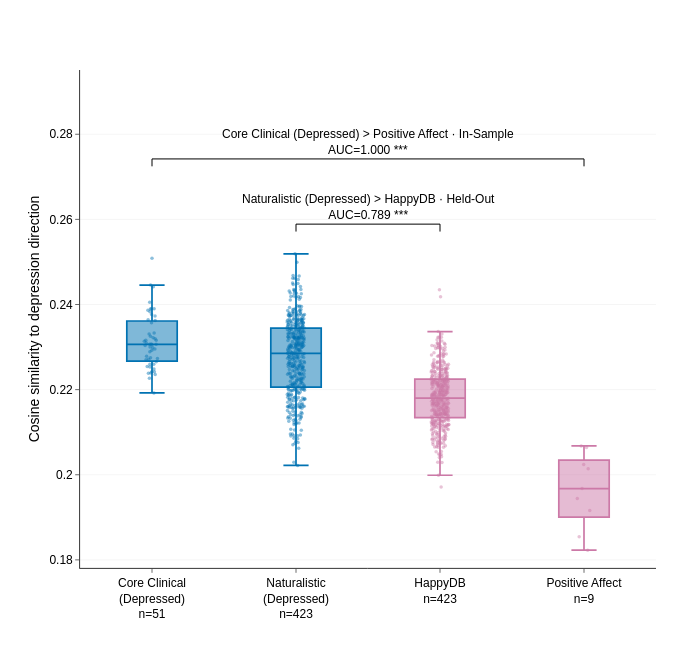

Write notebook code for a chart like this one.
### Code cell
# Cosine similarity to the depression direction, by corpus, with the two AUC
# comparisons printed above as brackets. The middle two corpora are held out
# (neither defines the direction); the outer two define it, so their separation
# is an in-sample upper bound.
# Higher = nearer the depression pole; no zero line because an uncentred cosine
# never crosses zero here (all scores ~0.18-0.25).
import textwrap

# Two Okabe-Ito hues, one per affect: blue = depressive, pink = positive. The
# in-sample/held-out split is carried by the bracket labels, not by colour.
DEPRESSIVE, POSITIVE = "#0072B2", "#CC79A7"

# Page geometry (pixels; kaleido writes 0.75 pt per px). Matched to the
# figure-3 panels so both print at about the same scale.
FIG_W, FIG_H = 560, 480
CORPUS_COLOR = {
    "core_clinical": DEPRESSIVE,
    "naturalistic": DEPRESSIVE,
    "control_happy": POSITIVE,
    "positive_affect": POSITIVE,
}
CORPUS_ORDER = ["core_clinical", "naturalistic", "control_happy", "positive_affect"]
# Formal paper labels; dict keys stay snake_case to match the data.
CORPUS_LABEL = {
    "core_clinical": "Core Clinical<br>(Depressed)",
    "naturalistic": "Naturalistic<br>(Depressed)",
    "control_happy": "HappyDB",
    "positive_affect": "Positive Affect",
}
assert not set(_by) - set(CORPUS_ORDER), f"corpora would be dropped: {set(_by) - set(CORPUS_ORDER)}"

plot_df = projection_gram.copy()
# Wrapped passage text for the hover tooltip; N folded into the x tick labels.
plot_df["hover_text"] = plot_df["plain_text"].map(
    lambda t: "<br>".join(textwrap.wrap(t, width=70)))
_tick = {d: f"{CORPUS_LABEL[d]}<br>n={len(_by[d])}" for d in CORPUS_ORDER}
plot_df["corpus_label"] = plot_df["dataset"].map(_tick)

fig = px.box(plot_df, y=SCORE, x="corpus_label", color="dataset", points="all",
             hover_data=["filename", "clinician_annotation", "hover_text"],
             category_orders={"corpus_label": [_tick[d] for d in CORPUS_ORDER],
                              "dataset": CORPUS_ORDER},
             color_discrete_map=CORPUS_COLOR)

fig.update_layout(
    template="plotly_white",
    font=dict(family="Arial, sans-serif", size=13, color="black"),
    showlegend=False,  # x tick labels already name every corpus
    boxmode="overlay",  # x == color, so keep full-width boxes
    boxgap=0.5,
    margin=dict(l=80, r=24, t=24, b=70),   # no title to leave room for
    width=FIG_W, height=FIG_H,   # kept in sync with write_image below
)
fig.update_traces(offsetgroup=None, alignmentgroup=None, jitter=0.35, pointpos=0,
                  marker=dict(size=3.5, opacity=0.45, line=dict(width=0)),
                  line=dict(width=1.7))
fig.update_xaxes(title_text="", tickfont=dict(size=12), showgrid=False, linecolor="black",
                 linewidth=0.8, ticks="outside", ticklen=4, tickwidth=0.8, automargin=True)
fig.update_yaxes(title_text="Cosine similarity to depression direction",
                 title_font=dict(size=14),
                 tickfont=dict(size=12), title_standoff=6, automargin=True, showgrid=True,
                 gridcolor="rgba(200,200,200,0.3)", gridwidth=0.6, zeroline=False,
                 linecolor="black", linewidth=0.8, ticks="outside", ticklen=4, tickwidth=0.8)

# Numeric x coordinates index the categories in category_orders, so a bracket spans
# the two indices. Two tiers keep the wide in-sample bracket clear of the narrow one.
_idx = {d: i for i, d in enumerate(CORPUS_ORDER)}
_lo, _hi = plot_df[SCORE].min(), plot_df[SCORE].max()
_span = _hi - _lo
for (a, b), u, p, lift, kind in [(HELD_OUT, AUC_HELD, P_HELD, 0.10, "Naturalistic (Depressed) > HappyDB · Held-Out"),
                                 (IN_SAMPLE, AUC_POLE, P_POLE, 0.32, "Core Clinical (Depressed) > Positive Affect · In-Sample")]:
    y = _hi + _span * lift
    fig.add_shape(type="path", line=dict(color="black", width=1),
                  path=(f"M {_idx[a]},{y - _span * 0.025} L {_idx[a]},{y} "
                        f"L {_idx[b]},{y} L {_idx[b]},{y - _span * 0.025}"))
    fig.add_annotation(x=(_idx[a] + _idx[b]) / 2, y=y, yanchor="bottom", showarrow=False,
                       font=dict(size=12, color="black"), align="center",
                       text=f"{kind}<br>AUC={u:.3f} {stars(p)}")

fig.update_yaxes(range=[_lo - _span * 0.06, _hi + _span * 0.46])

# Vector export for the manuscript (npj: the caption carries the title,
# so the figure itself sets none).
# width/height are REQUIRED here: kaleido ignores layout.width/height and
# would otherwise export at its 700x500 default.
fig.write_image(os.path.join("manuscript", "5.contrastive.pdf"),
                width=FIG_W, height=FIG_H)

fig.show()

### Figure 1 — Plotly figure (JSON) as saved in the notebook; plotly's stock layout.template omitted (floating-point values rounded to 4 significant figures; data arrays with more than 128 entries replaced by an {"elided": "..."} marker saying what was removed)
{"data": [{"boxpoints": "all", "customdata": {"elided": "51x3 str values"}, "hovertemplate": "dataset=core_clinical<br>corpus_label=%{x}<br>depression=%{y}<br>filename=%{customdata[0]}<br>clinician_annotation=%{customdata[1]}<br>hover_text=%{customdata[2]}<extra></extra>", "legendgroup": "core_clinical", "marker": {"color": "#0072B2", "line": {"width": 0}, "opacity": 0.45, "size": 3.5}, "name": "core_clinical", "notched": false, "orientation": "v", "showlegend": true, "x": ["Core Clinical<br>(Depressed)<br>n=51", "Core Clinical<br>(Depressed)<br>n=51", "Core Clinical<br>(Depressed)<br>n=51", "Core Clinical<br>(Depressed)<br>n=51", "Core Clinical<br>(Depressed)<br>n=51", "Core Clinical<br>(Depressed)<br>n=51", "Core Clinical<br>(Depressed)<br>n=51", "Core Clinical<br>(Depressed)<br>n=51", "Core Clinical<br>(Depressed)<br>n=51", "Core Clinical<br>(Depressed)<br>n=51", "Core Clinical<br>(Depressed)<br>n=51", "Core Clinical<br>(Depressed)<br>n=51", "Core Clinical<br>(Depressed)<br>n=51", "Core Clinical<br>(Depressed)<br>n=51", "Core Clinical<br>(Depressed)<br>n=51", "Core Clinical<br>(Depressed)<br>n=51", "Core Clinical<br>(Depressed)<br>n=51", "Core Clinical<br>(Depressed)<br>n=51", "Core Clinical<br>(Depressed)<br>n=51", "Core Clinical<br>(Depressed)<br>n=51", "Core Clinical<br>(Depressed)<br>n=51", "Core Clinical<br>(Depressed)<br>n=51", "Core Clinical<br>(Depressed)<br>n=51", "Core Clinical<br>(Depressed)<br>n=51", "Core Clinical<br>(Depressed)<br>n=51", "Core Clinical<br>(Depressed)<br>n=51", "Core Clinical<br>(Depressed)<br>n=51", "Core Clinical<br>(Depressed)<br>n=51", "Core Clinical<br>(Depressed)<br>n=51", "Core Clinical<br>(Depressed)<br>n=51", "Core Clinical<br>(Depressed)<br>n=51", "Core Clinical<br>(Depressed)<br>n=51", "Core Clinical<br>(Depressed)<br>n=51", "Core Clinical<br>(Depressed)<br>n=51", "Core Clinical<br>(Depressed)<br>n=51", "Core Clinical<br>(Depressed)<br>n=51", "Core Clinical<br>(Depressed)<br>n=51", "Core Clinical<br>(Depressed)<br>n=51", "Core Clinical<br>(Depressed)<br>n=51", "Core Clinical<br>(Depressed)<br>n=51", "Core Clinical<br>(Depressed)<br>n=51", "Core Clinical<br>(Depressed)<br>n=51", "Core Clinical<br>(Depressed)<br>n=51", "Core Clinical<br>(Depressed)<br>n=51", "Core Clinical<br>(Depressed)<br>n=51", "Core Clinical<br>(Depressed)<br>n=51", "Core Clinical<br>(Depressed)<br>n=51", "Core Clinical<br>(Depressed)<br>n=51", "Core Clinical<br>(Depressed)<br>n=51", "Core Clinical<br>(Depressed)<br>n=51", "Core Clinical<br>(Depressed)<br>n=51"], "x0": " ", "xaxis": "x", "y": [0.2309, 0.2279, 0.2405, 0.239, 0.2387, 0.2316, 0.2357, 0.2307, 0.2314, 0.2306, 0.2275, 0.2307, 0.2316, 0.2253, 0.2364, 0.2236, 0.2304, 0.2239, 0.2289, 0.23, 0.2239, 0.2509, 0.2254, 0.2273, 0.2363, 0.2293, 0.2307, 0.2331, 0.2259, 0.2242, 0.2373, 0.2319, 0.2322, 0.2299, 0.2249, 0.2326, 0.2383, 0.2446, 0.239, 0.227, 0.239, 0.2333, 0.2192, 0.2441, 0.2242, 0.2376, 0.226, 0.2296, 0.2271, 0.2266, 0.2226], "y0": " ", "yaxis": "y", "type": "box", "line": {"width": 1.7}, "jitter": 0.35, "pointpos": 0}, {"boxpoints": "all", "customdata": {"elided": "423x3 str values"}, "hovertemplate": "dataset=naturalistic<br>corpus_label=%{x}<br>depression=%{y}<br>filename=%{customdata[0]}<br>clinician_annotation=%{customdata[1]}<br>hover_text=%{customdata[2]}<extra></extra>", "legendgroup": "naturalistic", "marker": {"color": "#0072B2", "line": {"width": 0}, "opacity": 0.45, "size": 3.5}, "name": "naturalistic", "notched": false, "orientation": "v", "showlegend": true, "x": {"elided": "423 str values"}, "x0": " ", "xaxis": "x", "y": {"elided": "423 float values"}, "y0": " ", "yaxis": "y", "type": "box", "line": {"width": 1.7}, "jitter": 0.35, "pointpos": 0}, {"boxpoints": "all", "customdata": {"elided": "423x3 str values"}, "hovertemplate": "dataset=control_happy<br>corpus_label=%{x}<br>depression=%{y}<br>filename=%{customdata[0]}<br>clinician_annotation=%{customdata[1]}<br>hover_text=%{customdata[2]}<extra></extra>", "legendgroup": "control_happy", "marker": {"color": "#CC79A7", "line": {"width": 0}, "opacity": 0.45, "size": 3.5}, "name": "control_happy", "notched": false, "orientation": "v", "showlegend": true, "x": {"elided": "423 str values"}, "x0": " ", "xaxis": "x", "y": {"elided": "423 float values"}, "y0": " ", "yaxis": "y", "type": "box", "line": {"width": 1.7}, "jitter": 0.35, "pointpos": 0}, {"boxpoints": "all", "customdata": [["cao-cao,positive", "positive", "To them it's as if the sun and moon both rise up from these waters,<br>and the brilliant band of stars bursts from its depths. Oh, their good<br>luck to have reached this place! They sing, they shout their ambition."], ["constitution,positive", "positive", "They, the people of the United States, in order to form a more perfect<br>union, establish Justice, insure domestic tranquility, provide for the<br>common defense, promote the general welfare, and secure the blessings<br>of liberty to themselves and their posterity."], ["dawkins-1,positive", "positive", "They believe that the feeling of awed wonder that science can give us<br>is one of the highest experiences of which the human psyche is<br>capable. They see it as a deep aesthetic passion to rank with the<br>finest that music and poetry can deliver."], ["dawkins-2,positive", "positive", "They believe that the world and the universe is an extremely beautiful<br>place, and the more we understand about it the more beautiful it<br>appears to them."], ["gabriel-garcia-marquez,positive", "positive", "Madly in love after so many years of sterile complicity, they enjoyed<br>the miracle of loving each other as much at the table as in bed, and<br>they grew to be so happy that even when they were two worn-out people<br>they kept on blooming like little children and playing together like<br>dogs."], ["jfk,positive", "positive", "They choose to go to the Moon in this decade and do the other things,<br>not because they are easy, but because they are hard; because that<br>goal will serve to organize and measure the best of their energies and<br>skills, because that challenge is one that they are willing to accept,<br>one they are unwilling to postpone, and one they intend to win, and<br>the others, too."], ["leo-tolstoy,positive", "positive", "And what they see then they never see again. They are particularly<br>moved by the sight of children going to school, blue-grey pigeons<br>swooping down to the pavement from a roof, and rolls dusted with flour<br>being put out by an unseen hand. These rolls, the pigeons, and the two<br>boys are ethereal creatures. All of this happens at the same time: a<br>boy runs towards a pigeon and glances up at them with a smile; the<br>pigeon beats its wings, and flies off, sparkling in the sun, amidst<br>particles of snow shimmering in the air, while from a window comes the<br>smell of freshly baked bread, and rolls are put out… They start<br>laughing and crying with happiness."], ["li-bai,positive", "positive", "They believe that in human life, accomplishment must bring total joy,<br>and that one should not allow an empty goblet to face the moon. Heaven<br>made them—their abilities must have a purpose; they spend a thousand<br>gold pieces completely, but those will come back again. Boil a lamb,<br>butcher an ox—now they shall be joyous; they must drink three hundred<br>cups all at once!"], ["patrick-rothfuss,positive", "positive", "They are portly, with twinkling eyes that move quickly from one thing<br>to another. They speak gently, laugh often, and never exercise their<br>wit at the expense of others. Chemistry is their particular love, and<br>those who know them say they've never known anyone to run a better<br>still. They even sing from time to time. They have a bright, reckless<br>tenor that is always wandering off, looking for notes in the wrong<br>places. More often than not they stop and laugh at themself when it<br>happens. They are a good person, and there is no conceit in them."]], "hovertemplate": "dataset=positive_affect<br>corpus_label=%{x}<br>depression=%{y}<br>filename=%{customdata[0]}<br>clinician_annotation=%{customdata[1]}<br>hover_text=%{customdata[2]}<extra></extra>", "legendgroup": "positive_affect", "marker": {"color": "#CC79A7", "line": {"width": 0}, "opacity": 0.45, "size": 3.5}, "name": "positive_affect", "notched": false, "orientation": "v", "showlegend": true, "x": ["Positive Affect<br>n=9", "Positive Affect<br>n=9", "Positive Affect<br>n=9", "Positive Affect<br>n=9", "Positive Affect<br>n=9", "Positive Affect<br>n=9", "Positive Affect<br>n=9", "Positive Affect<br>n=9", "Positive Affect<br>n=9"], "x0": " ", "xaxis": "x", "y": [0.1916, 0.1823, 0.2064, 0.2068, 0.2014, 0.1854, 0.1968, 0.1944, 0.2024], "y0": " ", "yaxis": "y", "type": "box", "line": {"width": 1.7}, "jitter": 0.35, "pointpos": 0}], "layout": {"xaxis": {"anchor": "y", "domain": [0.0, 1.0], "title": {"text": ""}, "categoryorder": "array", "categoryarray": ["Core Clinical<br>(Depressed)<br>n=51", "Naturalistic<br>(Depressed)<br>n=423", "HappyDB<br>n=423", "Positive Affect<br>n=9"], "tickfont": {"size": 12}, "showgrid": false, "linecolor": "black", "linewidth": 0.8, "ticks": "outside", "ticklen": 4, "tickwidth": 0.8, "automargin": true}, "yaxis": {"anchor": "x", "domain": [0.0, 1.0], "title": {"text": "Cosine similarity to depression direction", "font": {"size": 14}, "standoff": 6}, "tickfont": {"size": 12}, "automargin": true, "showgrid": true, "gridcolor": "rgba(200,200,200,0.3)", "gridwidth": 0.6, "zeroline": false, "linecolor": "black", "linewidth": 0.8, "ticks": "outside", "ticklen": 4, "tickwidth": 0.8, "range": [0.1781, 0.2951]}, "legend": {"title": {"text": "dataset"}, "tracegroupgap": 0}, "margin": {"t": 70, "l": 80, "r": 24, "b": 70}, "boxmode": "overlay", "font": {"family": "Arial, sans-serif", "size": 13, "color": "black"}, "showlegend": false, "boxgap": 0.5, "width": 680, "height": 660, "shapes": [{"line": {"color": "black", "width": 1}, "path": "M 1,0.25713914500148566 L 1,0.25888025507564877 L 2,0.25888025507564877 L 2,0.25713914500148566", "type": "path"}, {"line": {"color": "black", "width": 1}, "path": "M 0,0.27246091365412084 L 0,0.27420202372828395 L 3,0.27420202372828395 L 3,0.27246091365412084", "type": "path"}], "annotations": [{"align": "center", "font": {"color": "black", "size": 12}, "showarrow": false, "text": "Naturalistic (Depressed) > HappyDB · Held-Out<br>AUC=0.789 ***", "x": 1.5, "y": 0.2589, "yanchor": "bottom"}, {"align": "center", "font": {"color": "black", "size": 12}, "showarrow": false, "text": "Core Clinical (Depressed) > Positive Affect · In-Sample<br>AUC=1.000 ***", "x": 1.5, "y": 0.2742, "yanchor": "bottom"}]}}
